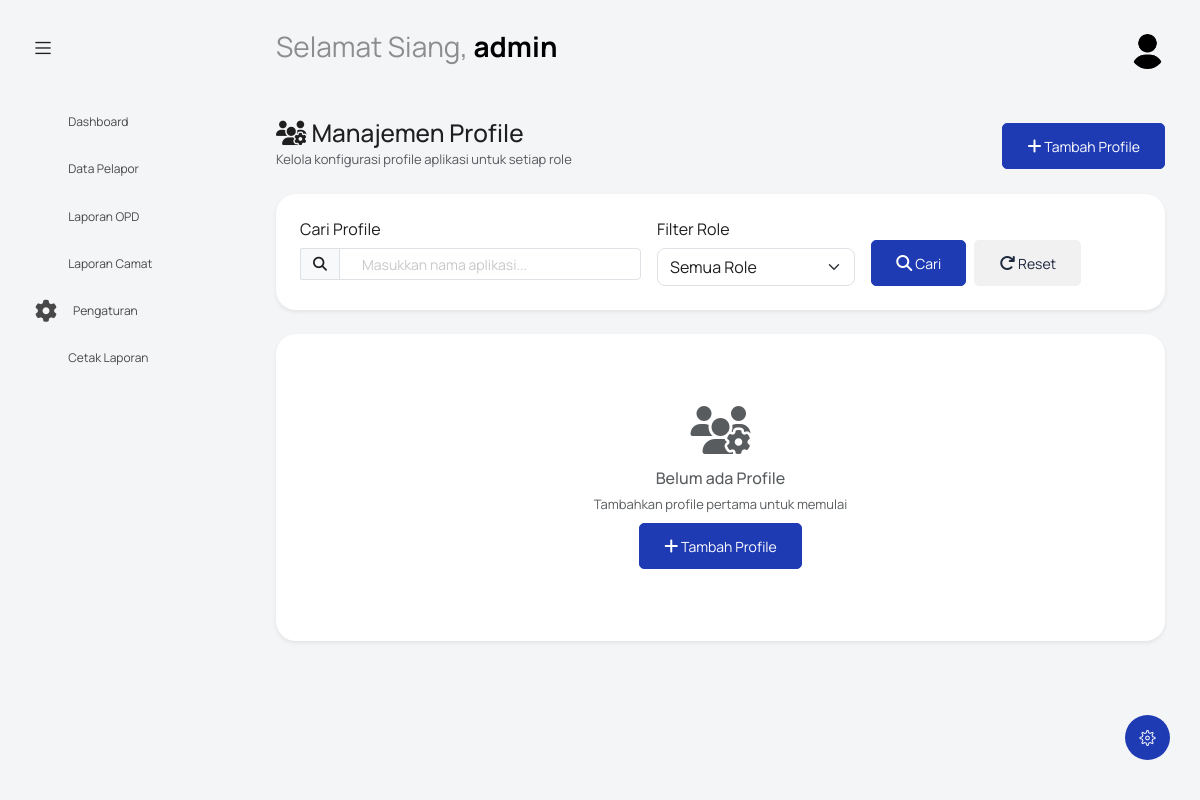
Before: /index.php?controller=profile&action=index (signed in) with the older database file.
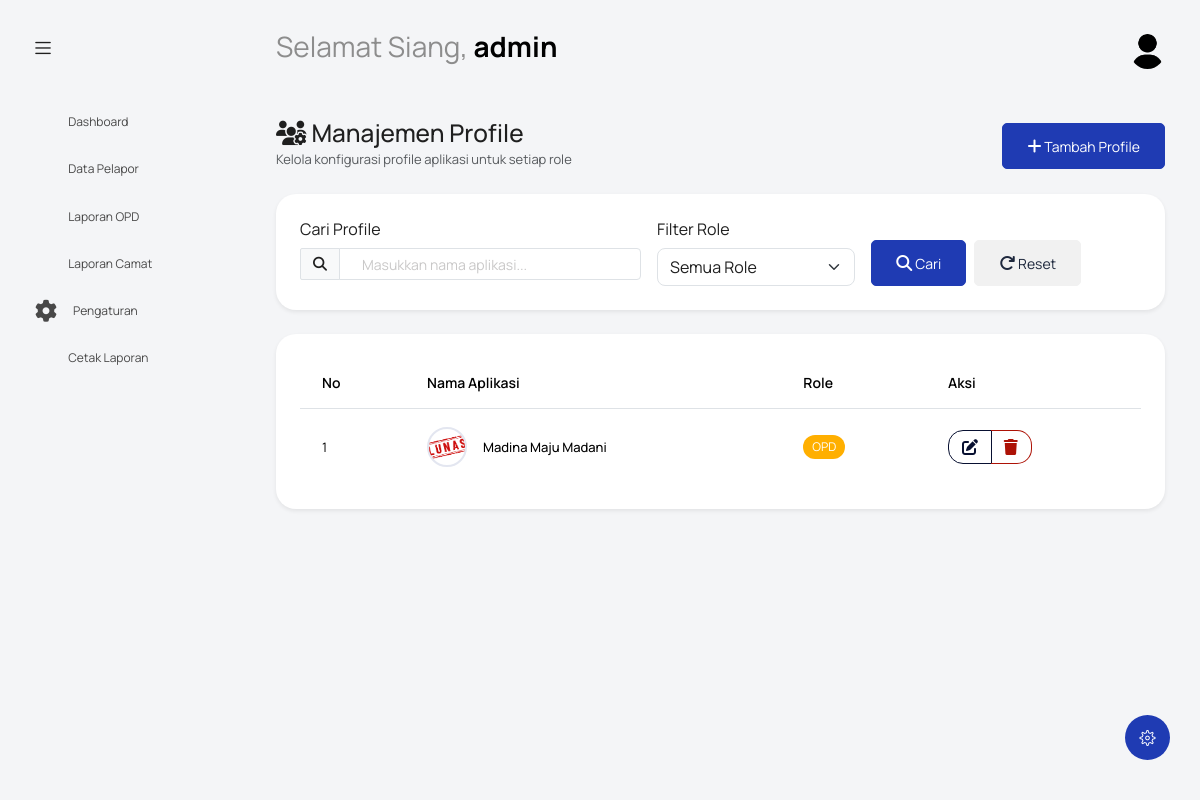
After: the same page with the newer database file.
### tables this page shows
CREATE TABLE `profile` (
  `id_profile` int NOT NULL,
  `nama_aplikasi` varchar(150) NOT NULL,
  `logo` varchar(255) DEFAULT NULL,
  `role` enum('camat','opd') NOT NULL
);

### controllers/ProfileController.php (called while the page is built, shortened)
<?php
require_once 'models/ProfileModel.php';
class ProfileController {
    private $profileModel;
    public function __construct() {
        $this->profileModel = new ProfileModel();
    }
    public function index() {
        $page = isset($_GET['page']) ? (int)$_GET['page'] : 1;
        $limit = 10;
        $search = isset($_GET['search']) ? trim($_GET['search']) : '';
        $role_filter = isset($_GET['role']) ? $_GET['role'] : '';
        $profiles_result = $this->profileModel->getAllProfiles($page, $limit, $search, $role_filter);
        $profiles = $profiles_result['data'];
        require_once 'views/profile/index.php';
    }
}

### config/koneksi.php (called while the page is built, shortened)
<?php
$koneksi = new mysqli(DB_HOST, DB_USER, DB_PASS, DB_NAME);
$koneksi->set_charset("utf8mb4");
function getKoneksi() {
    global $koneksi;
    return $koneksi;
}

### models/ProfileModel.php (called while the page is built, shortened)
<?php
require_once __DIR__ . '/../config/koneksi.php';
class ProfileModel {
    public $db;
    public function __construct() {
        $this->db = getKoneksi();
    }
    public function getAllProfiles($page = 1, $limit = 10, $search = '', $role_filter = '') {
        $offset = ($page - 1) * $limit;
        $whereClause = "WHERE 1=1";
        $query = "SELECT * FROM profile $whereClause ORDER BY nama_aplikasi ASC LIMIT $limit OFFSET $offset";
        $stmt = $this->db->prepare($query);
        $stmt->execute();
        $result = $stmt->get_result();
        $data = [];
        while ($row = $result->fetch_assoc()) {
            $data[] = $row;
        }
        $countQuery = "SELECT COUNT(*) as total FROM profile $whereClause";
        $countStmt = $this->db->prepare($countQuery);
        $countStmt->execute();
        $countResult = $countStmt->get_result();
        $total = 0;
        if ($countResult) {
            $totalRow = $countResult->fetch_assoc();
            $total = $totalRow['total'];
        }
        return [
            'data' => $data,
            'total' => $total,
            'per_page' => $limit,
            'current_page' => $page,
            'total_pages' => $total > 0 ? ceil($total / $limit) : 1
        ];
    }
}

### views/profile/index.php (the view, shortened to what the changed rows need)
<?php
include 'template/header.php';
?>
<body class="with-welcome-text">
  <div class="container-scroller">
    <?php include 'template/navbar.php'; ?>
    <div class="container-fluid page-body-wrapper">
      <div class="main-panel">
        <div class="content-wrapper">
          <div class="row">
            <div class="col-sm-12">
              <div class="card border-0 shadow-sm">
                <div class="card-body">
                  <?php if (empty($profiles)): ?>
                    <div class="text-center py-5">
                      <i class="fas fa-users-cog text-muted" style="font-size: 3rem;"></i>
                      <h5 class="mt-3 text-muted">Belum ada Profile</h5>
                      <p class="text-muted">Tambahkan profile pertama untuk memulai</p>
                      <a href="index.php?controller=profile&action=create" class="btn btn-primary">
                        <i class="fas fa-plus"></i> Tambah Profile
                      </a>
                    </div>
                  <?php else: ?>
                    <div class="table-responsive">
                      <table class="table table-hover">
                        <thead>
                          <tr>
                            <th>No</th>
                            <th>Nama Aplikasi</th>
                            <th>Role</th>
                            <th>Aksi</th>
                          </tr>
                        </thead>
                        <tbody>
                          <?php
                          $no = $offset + 1;
                          foreach ($profiles as $profile):
                          ?>
                          <tr>
                            <td><?php echo $no++; ?></td>
                            <td>
                              <div class="d-flex align-items-center">
                                <div class="me-3">
                                  <?php
                                  $logoPath = !empty($profile['logo']) ? $profile['logo'] : '';
                                  $logoExists = !empty($logoPath) && file_exists($logoPath);
                                  ?>
                                  <?php if ($logoExists): ?>
                                    <?php
                                    $isReadable = is_readable($logoPath);
                                    ?>
                                    <?php if ($isReadable): ?>
                                      <img src="<?php echo htmlspecialchars($logoPath); ?>"
                                           alt="<?php echo htmlspecialchars($profile['nama_aplikasi']); ?>"
                                           style="width: 40px; height: 40px; object-fit: cover; border-radius: 50%; border: 2px solid #e3e6f0;"
                                           onerror="handleImageError(this, '<?php echo addslashes(strtoupper(substr($profile['nama_aplikasi'], 0, 2))); ?>')">
                                    <?php endif; ?>
                                  <?php endif; ?>
                                </div>
                                <div class="fw-medium"><?php echo htmlspecialchars($profile['nama_aplikasi']); ?></div>
                              </div>
                            </td>
                            <td>
                              <?php if ($profile['role'] === 'camat'): ?>
                                <span class="badge bg-info">Camat</span>
                              <?php elseif ($profile['role'] === 'opd'): ?>
                                <span class="badge bg-warning">OPD</span>
                              <?php else: ?>
                                <span class="badge bg-secondary"><?php echo htmlspecialchars($profile['role']); ?></span>
                              <?php endif; ?>
                            </td>
                            <td>
                              <div class="btn-group" role="group">
                                <a href="index.php?controller=profile&action=edit&id=<?php echo $profile['id_profile']; ?>"
                                   class="btn btn-sm btn-outline-primary"
                                   title="Edit Profile">
                                  <i class="fas fa-edit"></i>
                                </a>
                                <button type="button"
                                        class="btn btn-sm btn-outline-danger"
                                        onclick="confirmDelete(<?php echo $profile['id_profile']; ?>, '<?php echo addslashes($profile['nama_aplikasi']); ?>')"
                                        title="Hapus Profile">
                                  <i class="fas fa-trash"></i>
                                </button>
                              </div>
                            </td>
                          </tr>
                          <?php endforeach; ?>
                        </tbody>
                      </table>
                    </div>
                  <?php endif; ?>
                </div>
              </div>
            </div>
          </div>
        </div>
      </div>
    </div>
  </div>
</body>
</html>

Changed rows visible on the page:
added profile: logo (picture), nama_aplikasi "Madina Maju Madani", role "OPD"
Other visible differences:
text no longer shown: "Belum ada Profile Tambahkan profile pertama untuk memulai Tambah Profile"
text now shown: "No Nama Aplikasi Role Aksi"
